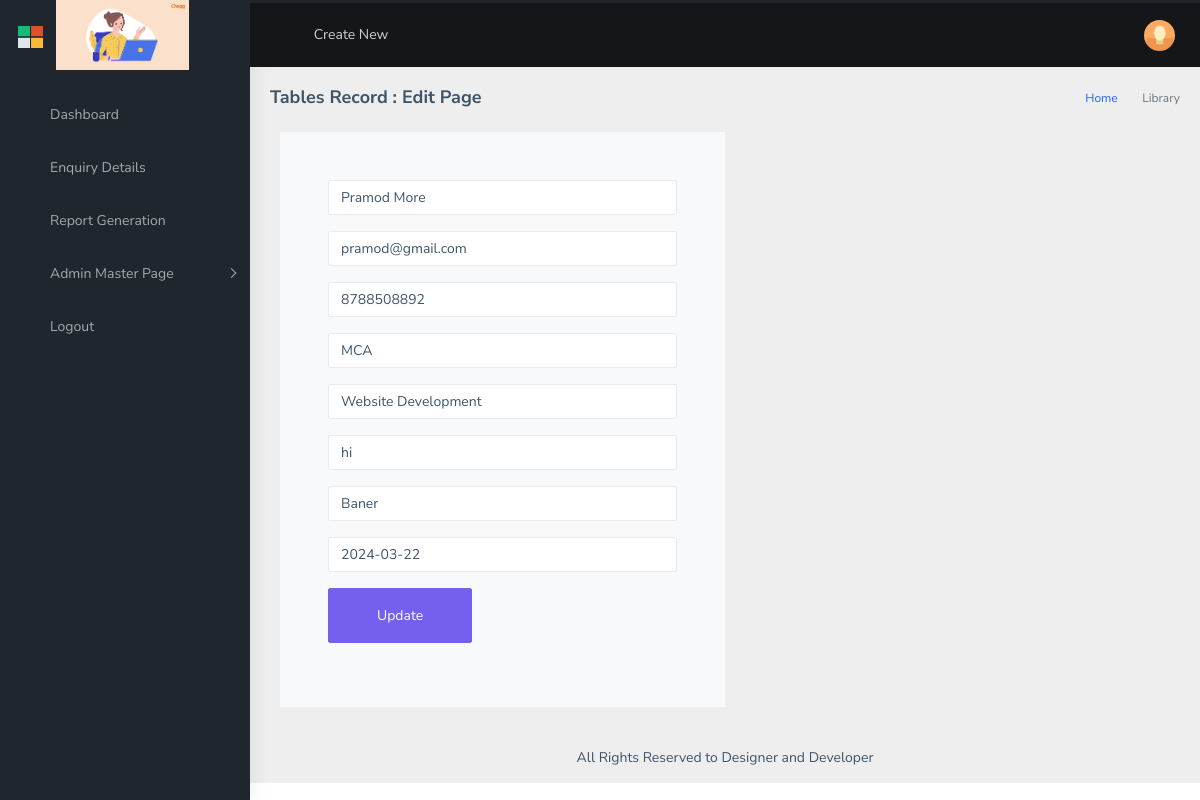
The app's page /edit/30/ with its own data.
### application/models.py (models this page shows, shortened)
class enquiry_table(models.Model):
    name = models.CharField(max_length=255)
    email = models.EmailField(max_length=255)
    phone = models.CharField(max_length=10)
    message = models.TextField()
    dropdown = models.CharField(max_length=100)
    date_field = models.DateField(default=date.today)
    education = models.CharField(max_length=100, default=timezone)
    skills = models.CharField(max_length=100, default=timezone)

### application/views.py (the view)
# urls.py: path('edit/<int:id>/', views.edit_record, name ='edit_record'),
def edit_record(request, id):
    info = enquiry_table.objects.filter(pk=id)
    data = {'abc':info}
    return render(request, 'dashboard/editrecord.html', data)

### templates/dashboard/editrecord.html (shortened to what this page needs)
{% load static %}
<!DOCTYPE html>
<html dir="ltr" lang="en">
  <head>
    <link
      rel="stylesheet"
      type="text/css"
      href="{% static "dashboard/assets/extra-libs/multicheck/multicheck.css" %}"
    />
    <link
      href="{% static "dashboard/assets/libs/datatables.net-bs4/css/dataTables.bootstrap4.css" %}"
      rel="stylesheet"
    />
    <link href="{% static "dashboard/dist/css/style.min.css" %}" rel="stylesheet" />
  </head>
  <body>
    <div
      id="main-wrapper"
      data-layout="vertical"
      data-navbarbg="skin5"
      data-sidebartype="full"
      data-sidebar-position="absolute"
      data-header-position="absolute"
      data-boxed-layout="full"
    >
      <header class="topbar" data-navbarbg="skin5">
        <nav class="navbar top-navbar navbar-expand-md navbar-dark">
          <div class="navbar-header" data-logobg="skin5">
            <a class="navbar-brand" href="index.html">
              <b class="logo-icon ps-2">
                <img
                  src="{% static 'dashboard/assets/images/logo-icon.png' %}"
                  alt="homepage"
                  class="light-logo"
                  width="25"
                />
              </b>
              <span class="logo-text ms-2">
                <img
                  src="{% static 'dashboard/assets/images/house-wife-logo.png' %}"
                  style="height:70px;width:100%;"
                  alt="homepage"
                  class="light-logo"
                />
              </span>
            </a>
          </div>
          <div
            class="navbar-collapse collapse"
            id="navbarSupportedContent"
            data-navbarbg="skin5"
          >
            <ul class="navbar-nav float-start me-auto">
              <li class="nav-item d-none d-lg-block">
                <a
                  class="nav-link sidebartoggler waves-effect waves-light"
                  href="javascript:void(0)"
                  data-sidebartype="mini-sidebar"
                  ><i class="mdi mdi-menu font-24"></i
                ></a>
              </li>
              <li class="nav-item dropdown">
                <a
                  class="nav-link dropdown-toggle"
                  href="#"
                  id="navbarDropdown"
                  role="button"
                  data-bs-toggle="dropdown"
                  aria-expanded="false"
                >
                  <span class="d-none d-md-block"
                    >Create New <i class="fa fa-angle-down"></i
                  ></span>
                </a>
              </li>
              <li class="nav-item search-box">
                <a
                  class="nav-link waves-effect waves-dark"
                  href="javascript:void(0)"
                  ><i class="mdi mdi-magnify fs-4"></i
                ></a>
              </li>
            </ul>
            <ul class="navbar-nav float-end">
              <li class="nav-item dropdown">
                <a
                  class="nav-link dropdown-toggle"
                  href="#"
                  id="navbarDropdown"
                  role="button"
                  data-bs-toggle="dropdown"
                  aria-expanded="false"
                >
                  <i class="mdi mdi-bell font-24"></i>
                </a>
              </li>
              <li class="nav-item dropdown">
                <a
                  class="nav-link dropdown-toggle waves-effect waves-dark"
                  href="#"
                  id="2"
                  role="button"
                  data-bs-toggle="dropdown"
                  aria-expanded="false"
                >
                  <i class="font-24 mdi mdi-comment-processing"></i>
                </a>
              </li>
              <li class="nav-item dropdown">
                <a
                  class="
                    nav-link
                    dropdown-toggle
                    text-muted
                    waves-effect waves-dark
                    pro-pic
                  "
                  href="#"
                  id="navbarDropdown"
                  role="button"
                  data-bs-toggle="dropdown"
                  aria-expanded="false"
                >
                  <img
                    src="{% static "dashboard/assets/images/users/1.jpg" %}"
                    alt="user"
                    class="rounded-circle"
                    width="31"
                  />
                </a>
              </li>
            </ul>
          </div>
        </nav>
      </header>
      <aside class="left-sidebar" data-sidebarbg="skin5">
        <div class="scroll-sidebar">
          <nav class="sidebar-nav">
            <ul id="sidebarnav" class="pt-4">
              <li class="sidebar-item">
                <a
                  class="sidebar-link waves-effect waves-dark sidebar-link"
                  href="{% url 'dashboarddemo' %}"
                  aria-expanded="false"
                  ><i class="mdi mdi-view-dashboard"></i
                  ><span class="hide-menu">Dashboard</span></a
                >
              </li>
              <li class="sidebar-item">
                <a
                  class="sidebar-link waves-effect waves-dark sidebar-link"
                  href="{% url 'enquiry_details' %}"
                  aria-expanded="false"
                  ><i class="mdi mdi-border-inside"></i
                  ><span class="hide-menu">Enquiry Details</span></a
                >
              </li>
              <li class="sidebar-item">
                <a
                  class="sidebar-link waves-effect waves-dark sidebar-link"
                  href="{% url 'reports' %}"
                  aria-expanded="false"
                  ><i class="mdi mdi-border-inside"></i
                  ><span class="hide-menu">Report Generation</span></a
                >
              </li>
              <li class="sidebar-item">
                <a
                  class="sidebar-link has-arrow waves-effect waves-dark"
                  href="javascript:void(0)"
                  aria-expanded="false"
                  ><i class="mdi mdi-receipt"></i
                  ><span class="hide-menu">Admin Master Page </span></a
                >
              </li>
              <li class="sidebar-item">
                <a
                  class="sidebar-link waves-effect waves-dark sidebar-link"
                  href="{% url 'logout' %}"
                  aria-expanded="false"
                  ><i class="mdi mdi-border-inside"></i
                  ><span class="hide-menu">Logout</span></a
                >
              </li>
            </ul>
          </nav>
        </div>
      </aside>
      <div class="page-wrapper">
        <div class="page-breadcrumb">
          <div class="row">
            <div class="col-12 d-flex no-block align-items-center">
              <h4 class="page-title">Tables Record : Edit Page</h4>
              <div class="ms-auto text-end">
                <nav aria-label="breadcrumb">
                  <ol class="breadcrumb">
                    <li class="breadcrumb-item"><a href="#">Home</a></li>
                    <li class="breadcrumb-item active" aria-current="page">
                      Library
                    </li>
                  </ol>
                </nav>
              </div>
            </div>
          </div>
        </div>
        <div class="container-fluid">
          <div class="row">
            <div class="col-12">
              {% for x in abc %}
              <section class="ftco-section ftco-no-pt ftco-no-pb contact-section">
                <div class="container">
                  <div class="row d-flex align-items-stretch no-gutters">
                    <div class="col-md-6 p-4 p-md-5 order-md-last bg-light">
                      <form action="{% url 'update_record' x.id %}" method="POST" name="Edit_Form">
                        <div class="form-group">
                          <input type="text" class="form-control" name="name"  value="{{x.name}}" required>
                        </div>
                        <div class="form-group">
                          <input type="email" class="form-control"  name="email" value="{{x.email}}" >
                        </div>
                        <div class="form-group">
                          <input type="text" class="form-control"  name="phone" value="{{x.phone}}" >
                        </div>
                        <div class="form-group">
                          <input type="text" class="form-control"  name="education" value="{{x.education}}" >
                        </div>
                        <div class="form-group">
                          <input type="text" class="form-control"  name="skills" value="{{x.skills}}" >
                        </div>
                        <div class="form-group">
                          <input type="text" name="message"  cols="30" rows="7" class="form-control"  value="{{x.message}}" >
                        </div>
                        <div class="form-group">
                          <input type="text" name="dropdown"  cols="30" rows="7" class="form-control"  value="{{x.dropdown}}" >
                        </div>
                        <div class="form-group">
                          <input type="text" name="date"  cols="30" rows="7" class="form-control"  value="{{x.date_field|date:"Y-m-d"}}" >
                        </div>
                        <div class="form-group">
                          <input type="submit" value="Update" class="btn btn-primary py-3 px-5" name="submit">
                        </div>
                      </form>
                    </div>
                  </div>
                </div>
              </section>
              {% endfor %}
            </div>
          </div>
        </div>
        <footer class="footer text-center">
          All Rights Reserved to Designer and Developer
        </footer>
      </div>
    </div>
  </body>
</html>

### records on screen
enquiry_table: name "Pramod More", email "pramod@gmail.com", phone "8788508892", education "MCA", skills "Website Development", message "hi", dropdown "Baner", date "2024-03-22"
